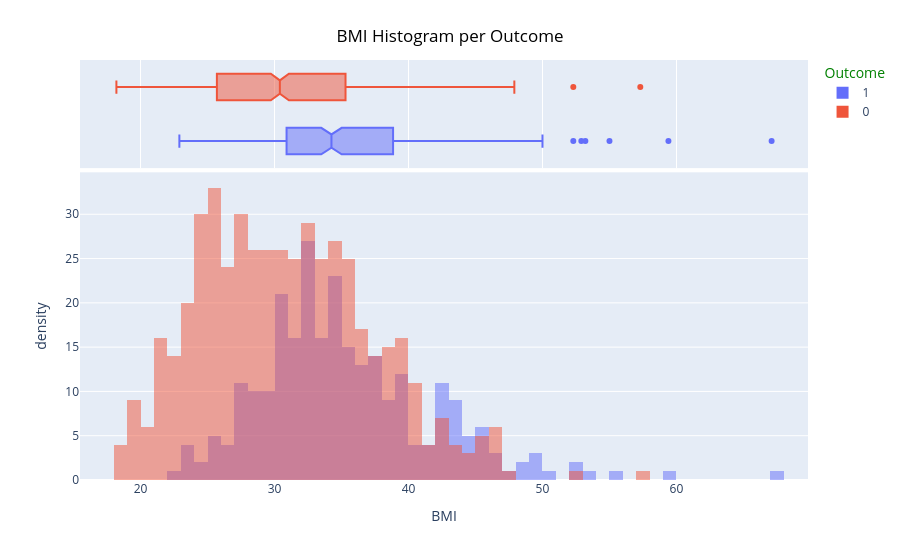

The notebook cell saved with this chart:
### Code cell
import plotly.express as px
fig = px.histogram(diabetes_df, x="BMI", 
                   color="Outcome", 
                   marginal="box",
                   barmode ="overlay",
                   histnorm ='density'
                  )  
fig.update_layout(
    title_font_color="black",
    legend_title_font_color="green",
    title={
        'text': "BMI Histogram per Outcome",
        'x':0.5,
        'xanchor': 'center',
        'yanchor': 'top'},
)
fig.show()

### Figure 1 — Plotly figure (JSON) as saved in the notebook; plotly's stock layout.template omitted (floating-point values rounded to 4 significant figures; data arrays with more than 128 entries replaced by an {"elided": "..."} marker saying what was removed)
{"data": [{"bingroup": "x", "histnorm": "density", "hovertemplate": "Outcome=1<br>BMI=%{x}<br>density=%{y}<extra></extra>", "legendgroup": "1", "marker": {"color": "#636efa", "opacity": 0.5, "pattern": {"shape": ""}}, "name": "1", "orientation": "v", "showlegend": true, "type": "histogram", "x": {"elided": "268 float values"}, "xaxis": "x", "yaxis": "y"}, {"hovertemplate": "Outcome=1<br>BMI=%{x}<extra></extra>", "legendgroup": "1", "marker": {"color": "#636efa"}, "name": "1", "notched": true, "showlegend": false, "type": "box", "x": {"elided": "268 float values"}, "xaxis": "x2", "yaxis": "y2"}, {"bingroup": "x", "histnorm": "density", "hovertemplate": "Outcome=0<br>BMI=%{x}<br>density=%{y}<extra></extra>", "legendgroup": "0", "marker": {"color": "#EF553B", "opacity": 0.5, "pattern": {"shape": ""}}, "name": "0", "orientation": "v", "showlegend": true, "type": "histogram", "x": {"elided": "500 float values"}, "xaxis": "x", "yaxis": "y"}, {"hovertemplate": "Outcome=0<br>BMI=%{x}<extra></extra>", "legendgroup": "0", "marker": {"color": "#EF553B"}, "name": "0", "notched": true, "showlegend": false, "type": "box", "x": {"elided": "500 float values"}, "xaxis": "x2", "yaxis": "y2"}], "layout": {"barmode": "overlay", "legend": {"title": {"font": {"color": "green"}, "text": "Outcome"}, "tracegroupgap": 0}, "margin": {"t": 60}, "title": {"font": {"color": "black"}, "text": "BMI Histogram per Outcome", "x": 0.5, "xanchor": "center", "yanchor": "top"}, "xaxis": {"anchor": "y", "domain": [0, 1], "title": {"text": "BMI"}}, "xaxis2": {"anchor": "y2", "domain": [0, 1], "matches": "x", "showgrid": true, "showticklabels": false}, "yaxis": {"anchor": "x", "domain": [0, 0.7326], "title": {"text": "density"}}, "yaxis2": {"anchor": "x2", "domain": [0.7426, 1], "matches": "y2", "showgrid": false, "showline": false, "showticklabels": false, "ticks": ""}}}
